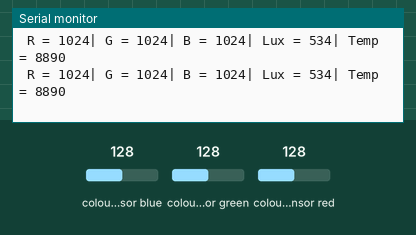
This sketch was run on a simulated Arduino Uno, built with avr-gcc and run on an emulated ATmega328P. On the bench: the last lines printed to the serial monitor. The test bench sets the inputs (shaded band); at power-on: colour sensor blue 128, colour sensor green 128, colour sensor red 128.

Above: at 3.2 s.
3.3 s: colour sensor blue set to 5
At 3.38 s:
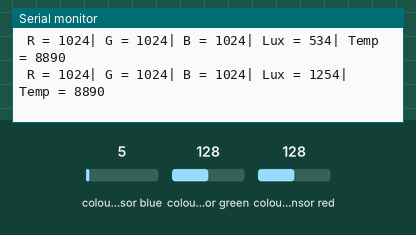
6.3 s: colour sensor green set to 5
At 6.4 s:
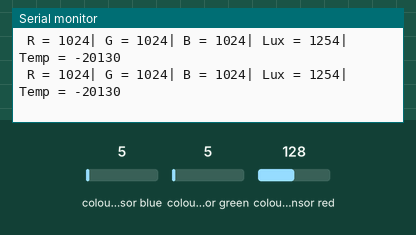
9.3 s: colour sensor red set to 64
At 9.3 s:
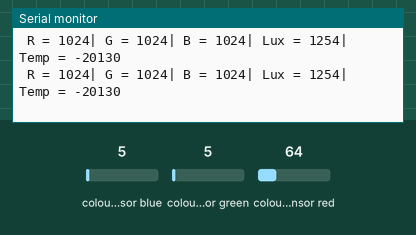
Timing chart, 0 to 12.3 s (numbered marks = the images above; inputs shaded):
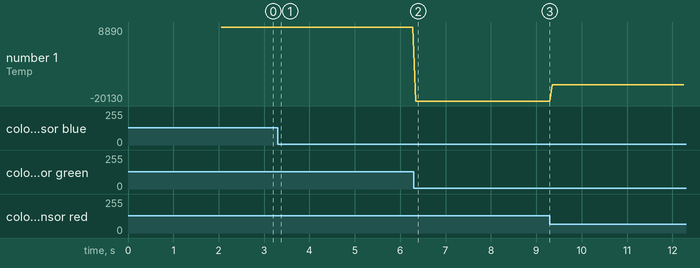

The sketch:

color_tester.ino
```cpp
#include "Adafruit_TCS34725.h"
Adafruit_TCS34725 tcs = Adafruit_TCS34725(TCS34725_INTEGRATIONTIME_101MS, TCS34725_GAIN_1X);

void setup() {
  Serial.begin(9600);
  if (tcs.begin()){
   Serial.println("Inicializando");
   delay(2000);
  }
  else{
   Serial.println("Error");
   Serial.println("Debe revisar las conexiones");
   while(1)delay(500);
 }
}

int mayR = 0;
int mayG = 0;
int mayB = 0;
int mayL = 0;
int mayT = 0;

void loop() {
  uint16_t r, g, b, c, colorTemp, lux;

  tcs.getRawData(&r, &g, &b, &c);
  colorTemp = tcs.calculateColorTemperature(r, g, b);
  lux = tcs.calculateLux(r, g, b);
  //Serial.println(" R = "+String(r)+ "| G = "+String(g)+ "| B = "+String(b)+ "| Lux = "+String(lux)+"| Temp = "+ String(colorTemp));

  if (r > mayR){mayR = r;}
  if (g > mayG){mayG = g;}
  if (b > mayB){mayB = b;}
  if (colorTemp > mayT){mayT = colorTemp;}
  if (lux > mayL){mayL = lux;}
  Serial.println(" R = "+String(mayR)+ "| G = "+String(mayG)+ "| B = "+String(mayB)+ "| Lux = "+String(mayL)+"| Temp = "+ String(mayT));
}
```

Measured:
- after the input at 3.3 s, the serial monitor: prints a new line after 0.07 s (image 1)
- after the input at 6.3 s, the serial monitor: prints a new line at once (image 2)
- plotted number 1: 8890 → -20130 after the input at 6.3 s, -20130 → -13845 after the input at 9.3 s
